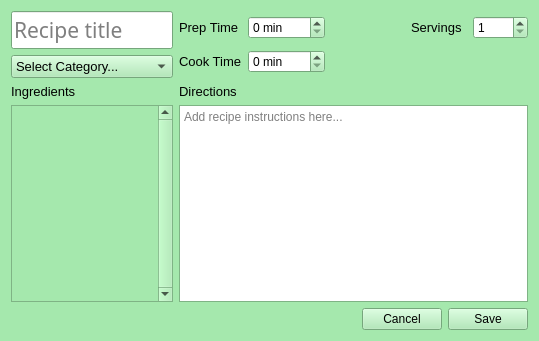
<?xml version="1.0" encoding="UTF-8"?>
<ui version="4.0">
 <class>RecipeEdit</class>
 <widget class="QWidget" name="RecipeEdit">
  <property name="geometry">
   <rect>
    <x>0</x>
    <y>0</y>
    <width>539</width>
    <height>341</height>
   </rect>
  </property>
  <property name="palette">
   <palette>
    <active>
     <colorrole role="WindowText">
      <brush brushstyle="SolidPattern">
       <color alpha="255">
        <red>0</red>
        <green>0</green>
        <blue>0</blue>
       </color>
      </brush>
     </colorrole>
     <colorrole role="Button">
      <brush brushstyle="SolidPattern">
       <color alpha="255">
        <red>165</red>
        <green>232</green>
        <blue>173</blue>
       </color>
      </brush>
     </colorrole>
     <colorrole role="Light">
      <brush brushstyle="SolidPattern">
       <color alpha="255">
        <red>255</red>
        <green>255</green>
        <blue>255</blue>
       </color>
      </brush>
     </colorrole>
     <colorrole role="Midlight">
      <brush brushstyle="SolidPattern">
       <color alpha="255">
        <red>210</red>
        <green>243</green>
        <blue>214</blue>
       </color>
      </brush>
     </colorrole>
     <colorrole role="Dark">
      <brush brushstyle="SolidPattern">
       <color alpha="255">
        <red>82</red>
        <green>116</green>
        <blue>86</blue>
       </color>
      </brush>
     </colorrole>
     <colorrole role="Mid">
      <brush brushstyle="SolidPattern">
       <color alpha="255">
        <red>110</red>
        <green>155</green>
        <blue>115</blue>
       </color>
      </brush>
     </colorrole>
     <colorrole role="Text">
      <brush brushstyle="SolidPattern">
       <color alpha="255">
        <red>0</red>
        <green>0</green>
        <blue>0</blue>
       </color>
      </brush>
     </colorrole>
     <colorrole role="BrightText">
      <brush brushstyle="SolidPattern">
       <color alpha="255">
        <red>255</red>
        <green>255</green>
        <blue>255</blue>
       </color>
      </brush>
     </colorrole>
     <colorrole role="ButtonText">
      <brush brushstyle="SolidPattern">
       <color alpha="255">
        <red>0</red>
        <green>0</green>
        <blue>0</blue>
       </color>
      </brush>
     </colorrole>
     <colorrole role="Base">
      <brush brushstyle="SolidPattern">
       <color alpha="255">
        <red>255</red>
        <green>255</green>
        <blue>255</blue>
       </color>
      </brush>
     </colorrole>
     <colorrole role="Window">
      <brush brushstyle="SolidPattern">
       <color alpha="255">
        <red>165</red>
        <green>232</green>
        <blue>173</blue>
       </color>
      </brush>
     </colorrole>
     <colorrole role="Shadow">
      <brush brushstyle="SolidPattern">
       <color alpha="255">
        <red>0</red>
        <green>0</green>
        <blue>0</blue>
       </color>
      </brush>
     </colorrole>
     <colorrole role="AlternateBase">
      <brush brushstyle="SolidPattern">
       <color alpha="255">
        <red>210</red>
        <green>243</green>
        <blue>214</blue>
       </color>
      </brush>
     </colorrole>
     <colorrole role="ToolTipBase">
      <brush brushstyle="SolidPattern">
       <color alpha="255">
        <red>255</red>
        <green>255</green>
        <blue>220</blue>
       </color>
      </brush>
     </colorrole>
     <colorrole role="ToolTipText">
      <brush brushstyle="SolidPattern">
       <color alpha="255">
        <red>0</red>
        <green>0</green>
        <blue>0</blue>
       </color>
      </brush>
     </colorrole>
    </active>
    <inactive>
     <colorrole role="WindowText">
      <brush brushstyle="SolidPattern">
       <color alpha="255">
        <red>0</red>
        <green>0</green>
        <blue>0</blue>
       </color>
      </brush>
     </colorrole>
     <colorrole role="Button">
      <brush brushstyle="SolidPattern">
       <color alpha="255">
        <red>165</red>
        <green>232</green>
        <blue>173</blue>
       </color>
      </brush>
     </colorrole>
     <colorrole role="Light">
      <brush brushstyle="SolidPattern">
       <color alpha="255">
        <red>255</red>
        <green>255</green>
        <blue>255</blue>
       </color>
      </brush>
     </colorrole>
     <colorrole role="Midlight">
      <brush brushstyle="SolidPattern">
       <color alpha="255">
        <red>210</red>
        <green>243</green>
        <blue>214</blue>
       </color>
      </brush>
     </colorrole>
     <colorrole role="Dark">
      <brush brushstyle="SolidPattern">
       <color alpha="255">
        <red>82</red>
        <green>116</green>
        <blue>86</blue>
       </color>
      </brush>
     </colorrole>
     <colorrole role="Mid">
      <brush brushstyle="SolidPattern">
       <color alpha="255">
        <red>110</red>
        <green>155</green>
        <blue>115</blue>
       </color>
      </brush>
     </colorrole>
     <colorrole role="Text">
      <brush brushstyle="SolidPattern">
       <color alpha="255">
        <red>0</red>
        <green>0</green>
        <blue>0</blue>
       </color>
      </brush>
     </colorrole>
     <colorrole role="BrightText">
      <brush brushstyle="SolidPattern">
       <color alpha="255">
        <red>255</red>
        <green>255</green>
        <blue>255</blue>
       </color>
      </brush>
     </colorrole>
     <colorrole role="ButtonText">
      <brush brushstyle="SolidPattern">
       <color alpha="255">
        <red>0</red>
        <green>0</green>
        <blue>0</blue>
       </color>
      </brush>
     </colorrole>
     <colorrole role="Base">
      <brush brushstyle="SolidPattern">
       <color alpha="255">
        <red>255</red>
        <green>255</green>
        <blue>255</blue>
       </color>
      </brush>
     </colorrole>
     <colorrole role="Window">
      <brush brushstyle="SolidPattern">
       <color alpha="255">
        <red>165</red>
        <green>232</green>
        <blue>173</blue>
       </color>
      </brush>
     </colorrole>
     <colorrole role="Shadow">
      <brush brushstyle="SolidPattern">
       <color alpha="255">
        <red>0</red>
        <green>0</green>
        <blue>0</blue>
       </color>
      </brush>
     </colorrole>
     <colorrole role="AlternateBase">
      <brush brushstyle="SolidPattern">
       <color alpha="255">
        <red>210</red>
        <green>243</green>
        <blue>214</blue>
       </color>
      </brush>
     </colorrole>
     <colorrole role="ToolTipBase">
      <brush brushstyle="SolidPattern">
       <color alpha="255">
        <red>255</red>
        <green>255</green>
        <blue>220</blue>
       </color>
      </brush>
     </colorrole>
     <colorrole role="ToolTipText">
      <brush brushstyle="SolidPattern">
       <color alpha="255">
        <red>0</red>
        <green>0</green>
        <blue>0</blue>
       </color>
      </brush>
     </colorrole>
    </inactive>
    <disabled>
     <colorrole role="WindowText">
      <brush brushstyle="SolidPattern">
       <color alpha="255">
        <red>82</red>
        <green>116</green>
        <blue>86</blue>
       </color>
      </brush>
     </colorrole>
     <colorrole role="Button">
      <brush brushstyle="SolidPattern">
       <color alpha="255">
        <red>165</red>
        <green>232</green>
        <blue>173</blue>
       </color>
      </brush>
     </colorrole>
     <colorrole role="Light">
      <brush brushstyle="SolidPattern">
       <color alpha="255">
        <red>255</red>
        <green>255</green>
        <blue>255</blue>
       </color>
      </brush>
     </colorrole>
     <colorrole role="Midlight">
      <brush brushstyle="SolidPattern">
       <color alpha="255">
        <red>210</red>
        <green>243</green>
        <blue>214</blue>
       </color>
      </brush>
     </colorrole>
     <colorrole role="Dark">
      <brush brushstyle="SolidPattern">
       <color alpha="255">
        <red>82</red>
        <green>116</green>
        <blue>86</blue>
       </color>
      </brush>
     </colorrole>
     <colorrole role="Mid">
      <brush brushstyle="SolidPattern">
       <color alpha="255">
        <red>110</red>
        <green>155</green>
        <blue>115</blue>
       </color>
      </brush>
     </colorrole>
     <colorrole role="Text">
      <brush brushstyle="SolidPattern">
       <color alpha="255">
        <red>82</red>
        <green>116</green>
        <blue>86</blue>
       </color>
      </brush>
     </colorrole>
     <colorrole role="BrightText">
      <brush brushstyle="SolidPattern">
       <color alpha="255">
        <red>255</red>
        <green>255</green>
        <blue>255</blue>
       </color>
      </brush>
     </colorrole>
     <colorrole role="ButtonText">
      <brush brushstyle="SolidPattern">
       <color alpha="255">
        <red>82</red>
        <green>116</green>
        <blue>86</blue>
       </color>
      </brush>
     </colorrole>
     <colorrole role="Base">
      <brush brushstyle="SolidPattern">
       <color alpha="255">
        <red>165</red>
        <green>232</green>
        <blue>173</blue>
       </color>
      </brush>
     </colorrole>
     <colorrole role="Window">
      <brush brushstyle="SolidPattern">
       <color alpha="255">
        <red>165</red>
        <green>232</green>
        <blue>173</blue>
       </color>
      </brush>
     </colorrole>
     <colorrole role="Shadow">
      <brush brushstyle="SolidPattern">
       <color alpha="255">
        <red>0</red>
        <green>0</green>
        <blue>0</blue>
       </color>
      </brush>
     </colorrole>
     <colorrole role="AlternateBase">
      <brush brushstyle="SolidPattern">
       <color alpha="255">
        <red>165</red>
        <green>232</green>
        <blue>173</blue>
       </color>
      </brush>
     </colorrole>
     <colorrole role="ToolTipBase">
      <brush brushstyle="SolidPattern">
       <color alpha="255">
        <red>255</red>
        <green>255</green>
        <blue>220</blue>
       </color>
      </brush>
     </colorrole>
     <colorrole role="ToolTipText">
      <brush brushstyle="SolidPattern">
       <color alpha="255">
        <red>0</red>
        <green>0</green>
        <blue>0</blue>
       </color>
      </brush>
     </colorrole>
    </disabled>
   </palette>
  </property>
  <property name="windowTitle">
   <string>Arugula Project - Edit Recipe</string>
  </property>
  <property name="windowIcon">
   <iconset>
    <normaloff>../images/Arugula.svg</normaloff>../images/Arugula.svg</iconset>
  </property>
  <layout class="QGridLayout" name="gridLayout">
   <item row="4" column="4">
    <widget class="QPushButton" name="btnCancel">
     <property name="text">
      <string>Cancel</string>
     </property>
    </widget>
   </item>
   <item row="4" column="5">
    <widget class="QPushButton" name="btnSave">
     <property name="text">
      <string>Save</string>
     </property>
    </widget>
   </item>
   <item row="2" column="0" colspan="2">
    <widget class="QLabel" name="lblIngredients">
     <property name="font">
      <font>
       <pointsize>10</pointsize>
      </font>
     </property>
     <property name="text">
      <string>Ingredients</string>
     </property>
    </widget>
   </item>
   <item row="4" column="3">
    <spacer name="horizontalSpacer_2">
     <property name="orientation">
      <enum>Qt::Horizontal</enum>
     </property>
     <property name="sizeHint" stdset="0">
      <size>
       <width>192</width>
       <height>17</height>
      </size>
     </property>
    </spacer>
   </item>
   <item row="0" column="0" colspan="2">
    <widget class="QLineEdit" name="lineRecipeName">
     <property name="font">
      <font>
       <family>Budidaya</family>
       <pointsize>16</pointsize>
      </font>
     </property>
     <property name="placeholderText">
      <string>Recipe title</string>
     </property>
     <property name="clearButtonEnabled">
      <bool>true</bool>
     </property>
    </widget>
   </item>
   <item row="0" column="3" rowspan="2" colspan="3">
    <layout class="QGridLayout" name="gridTimeInfo">
     <item row="0" column="0">
      <widget class="QLabel" name="lblPrepTimeLabel">
       <property name="font">
        <font>
         <pointsize>10</pointsize>
        </font>
       </property>
       <property name="text">
        <string>Prep Time</string>
       </property>
      </widget>
     </item>
     <item row="0" column="2" rowspan="2">
      <spacer name="horizontalSpacer">
       <property name="orientation">
        <enum>Qt::Horizontal</enum>
       </property>
       <property name="sizeType">
        <enum>QSizePolicy::Minimum</enum>
       </property>
       <property name="sizeHint" stdset="0">
        <size>
         <width>80</width>
         <height>20</height>
        </size>
       </property>
      </spacer>
     </item>
     <item row="0" column="3">
      <widget class="QLabel" name="lblServingsLabel">
       <property name="font">
        <font>
         <pointsize>10</pointsize>
        </font>
       </property>
       <property name="text">
        <string>Servings</string>
       </property>
       <property name="alignment">
        <set>Qt::AlignLeading|Qt::AlignLeft|Qt::AlignVCenter</set>
       </property>
      </widget>
     </item>
     <item row="1" column="0">
      <widget class="QLabel" name="lblCookTimeLabel">
       <property name="font">
        <font>
         <pointsize>10</pointsize>
        </font>
       </property>
       <property name="text">
        <string>Cook Time</string>
       </property>
       <property name="alignment">
        <set>Qt::AlignLeading|Qt::AlignLeft|Qt::AlignVCenter</set>
       </property>
      </widget>
     </item>
     <item row="0" column="4">
      <widget class="QSpinBox" name="spnServings">
       <property name="minimum">
        <number>1</number>
       </property>
      </widget>
     </item>
     <item row="0" column="1">
      <widget class="QSpinBox" name="spnPrepTime">
       <property name="suffix">
        <string> min</string>
       </property>
       <property name="maximum">
        <number>1000</number>
       </property>
       <property name="singleStep">
        <number>5</number>
       </property>
      </widget>
     </item>
     <item row="1" column="1">
      <widget class="QSpinBox" name="spnCookTime">
       <property name="suffix">
        <string> min</string>
       </property>
       <property name="maximum">
        <number>1000</number>
       </property>
       <property name="singleStep">
        <number>5</number>
       </property>
      </widget>
     </item>
    </layout>
   </item>
   <item row="3" column="0" colspan="2">
    <widget class="QScrollArea" name="scrollIngredients">
     <property name="verticalScrollBarPolicy">
      <enum>Qt::ScrollBarAlwaysOn</enum>
     </property>
     <property name="widgetResizable">
      <bool>true</bool>
     </property>
     <widget class="QWidget" name="scrollAreaWidgetContents">
      <property name="geometry">
       <rect>
        <x>0</x>
        <y>0</y>
        <width>153</width>
        <height>205</height>
       </rect>
      </property>
     </widget>
    </widget>
   </item>
   <item row="4" column="0" colspan="2">
    <widget class="QWidget" name="wgtChkBankSpace" native="true"/>
   </item>
   <item row="1" column="0" colspan="2">
    <widget class="QComboBox" name="comboCategory">
     <property name="font">
      <font>
       <pointsize>10</pointsize>
      </font>
     </property>
     <item>
      <property name="text">
       <string>Select Category...</string>
      </property>
     </item>
    </widget>
   </item>
   <item row="3" column="3" colspan="3">
    <widget class="QTextEdit" name="txtEDirections">
     <property name="placeholderText">
      <string>Add recipe instructions here...</string>
     </property>
    </widget>
   </item>
   <item row="2" column="3" colspan="3">
    <widget class="QLabel" name="lblDirections">
     <property name="font">
      <font>
       <pointsize>10</pointsize>
      </font>
     </property>
     <property name="text">
      <string>Directions</string>
     </property>
    </widget>
   </item>
  </layout>
 </widget>
 <resources/>
 <connections/>
</ui>
